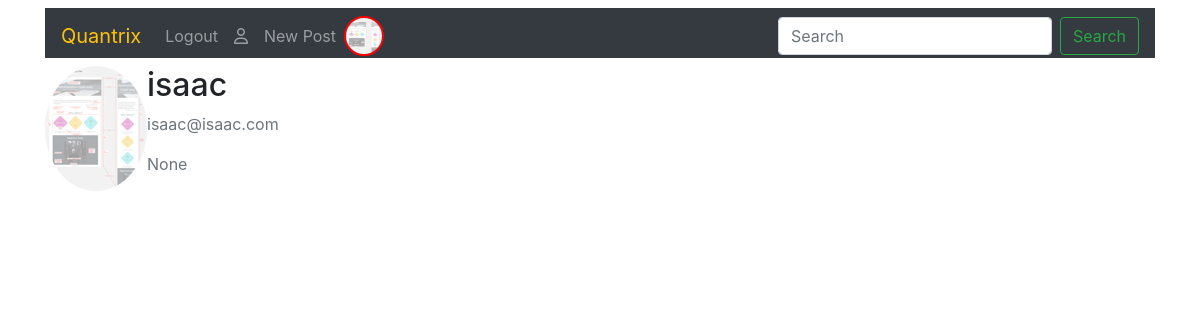
The page /myprofile (signed in) on the database its author committed.
### quandromy/database.py (models this page shows, shortened)
class User(db.Model, UserMixin): #The users mixing class helps in user management. We inherit the "is_authenticated" method from here
    __tablename__ = 'users'
    id = db.Column(db.Integer, primary_key = True)
    fullname = db.Column(db.String(100), nullable = False)
    username = db.Column(db.String(20), unique = True, nullable = False, index = True)
    role_id = db.Column(db.Integer, db.ForeignKey('roles.id'))
    email = db.Column(db.String(120), unique = True, nullable = False, index = True)
    country = db.Column(db.String(200))
    about_me = db.Column(db.Text())
    member_since = db.Column(db.DateTime(), default=datetime.utcnow)
    last_seen = db.Column(db.DateTime(), default=datetime.utcnow)
    image_file = db.Column(db.String(20), nullable = False, default = 'default.png')
    password = db.Column(db.String(60), nullable = False)
    Post = db.relationship('Post', backref = 'author', lazy = 'dynamic')
    followed = db.relationship('Follow',
                               foreign_keys=[Follow.follower_id],               #SQLAlchemy cannot use the association table transparently because that will not give
                               backref=db.backref('follower', lazy='joined'),   #the application access to the custom fields in it. Instead, the many-to-many relationship
                               lazy='dynamic',                                  #must be decomposed into the two basic one-to-many relationships for the left
                               cascade='all, delete-orphan')                    #and right sides, and these must be defined as standard relationships.
    followers = db.relationship('Follow',
                                foreign_keys=[Follow.followed_id],
                                backref=db.backref('followed', lazy='joined'),
                                lazy='dynamic',
                                cascade='all, delete-orphan')
    comments = db.relationship('Comment', backref='author', lazy='dynamic')

### quandromy/users/routes.py (the view)
@users.route('/myprofile')
def myprofile():
    image_file = url_for('static', filename = 'img/' + current_user.image_file)
    return render_template('users/myprofile.html',  image_file = image_file)

### quandromy/main/__init__.py (called while the page is built)
@main.app_context_processor
def inject_permissions():
    return dict(Permission=Permission)

### quandromy/users/routes.py (called while the page is built)
@login_manager.user_loader #This is reuqired to manage users by their ID's
def load_user(user_id):
    return User.query.get(int(user_id))

### quandromy/templates/users/myprofile.html (shortened to what this page needs)
{% extends 'base.html'%}
{% block div %}
<div class="content-section">
  <div class="media">
    <img class="rounded-circle account-img" src="{{image_file}}" alt="profile pic">
    <div class="media-body">
      <h2 class="account-heading">{{current_user.fullname}}</h2>
      <p class="text-secondary">{{current_user.email}}</p>
      <p class="text-secondary">{{current_user.country}}</p>
    </div>
  </div>
</div>
{% endblock %}

### quandromy/templates/base.html (shortened to what this page needs)
<!doctype html>
<html lang="en">
  <head>
    <link rel="stylesheet" href="https://stackpath.bootstrapcdn.com/bootstrap/4.4.1/css/bootstrap.min.css">
    <link rel="stylesheet" type="text/css" href="{{url_for('static', filename = 'styles/main.css')}}">
  </head>
  <nav class="container sticky-top navbar navbar-expand-lg navbar-dark bg-dark mb-2 mt-2">
    <a class="navbar-brand text-warning" href="{{url_for('main.index')}}" >Quantrix</a>
<div class="collapse navbar-collapse" id="navbarSupportedContent">
  <ul class="navbar-nav mr-auto">
    {% if current_user.is_authenticated %}
        <li class="nav-item">
          <a class="nav-link" href="{{url_for('users.logout')}}">Logout</a>
        </li>
        <li class="nav-item">
          <a class="nav-link" href="{{url_for('users.account')}}"><i class="far fa-user"></i></a>
        </li>
        <li class="nav-item">
          <a class="nav-link" href="{{url_for('posts.new_post')}}">New Post</a>
        </li>
        <li class="nav-item">
          <img class="rounded-circle account-img my-img mr-sm-2" src="{{url_for('static', filename = 'img/' + current_user.image_file)}}" alt="profile pic">
        </li>
    {% endif %}
  </ul>
  <form class="form-inline my-2 my-lg-0">
    <input class="form-control mr-sm-2" type="search" placeholder="Search" aria-label="Search">
    <button class="btn btn-outline-success my-2 my-sm-0" type="submit">Search</button>
  </form>
</div>
</nav>
  <body class = "container">
    {% block div %}{% endblock %}
  </body>
</html>

### quandromy/static/styles/main.css (style rules this page uses)
.my-img { width: 40px; height: 40px; box-sizing: border-box; background-clip: content-box; rgba(0,0,0,0); border-radius: 50%; border: 2px solid red; position: relative; overflow: hidden; }
.navbar { padding-bottom: 2px; }

### rows shown on the page
User: image_file (placeholder picture), fullname "isaac", email "isaac@isaac.com", country "None"
